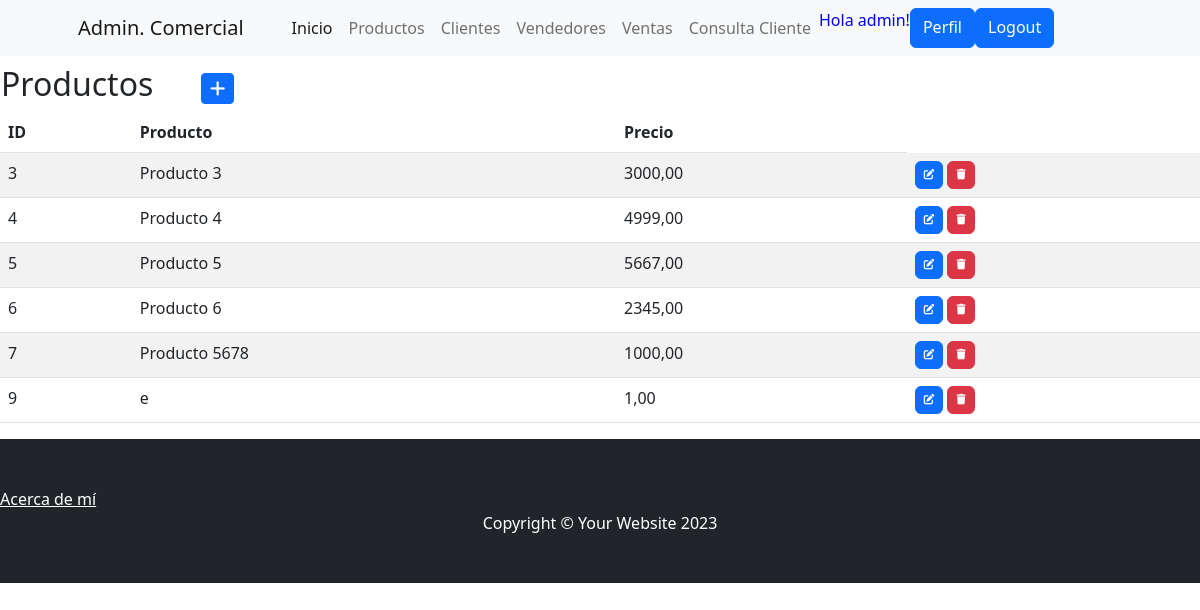
The app's page /producto/ (signed in) with its own data.
### app_ventas/models.py (models this page shows, shortened)
class Producto(models.Model):
     nombre = models.CharField(max_length=100, blank=False)
     precio = models.DecimalField(max_digits=10, decimal_places=2, blank=False)

### app_ventas/views.py (the view)
# urls.py: path('producto/', ProductoList.as_view(), name='productos'),
class ProductoList(LoginRequiredMixin, ListView):
    model = Producto

### app_ventas/templates/app_ventas/producto_list.html (shortened to what this page needs)
{% extends 'app_ventas/index.html' %}
{% load static %}
{% block contenido %}
<table>
    <tr>
        <td width="200"><h2>Productos</h2></td>
        <td>
            <a
            href="{% url 'create_producto' %}"
            class="btn btn-primary btn-sm"
            >
            </a>
        </td>
    </tr>
</table>
    <table class="table table-striped">
        <thead>
            <tr>
                <th>ID</th>
                <th>Producto</th>
                <th>Precio</th>
            </tr>
        </thead>
        <tbody>
    {% for producto in producto_list  %}
            <tr>
                <td>{{ producto.id }}</td>
                <td>{{ producto.nombre }}</td>
                <td>{{ producto.precio }}</td>
                <td>
                    <a
                      href="{% url 'update_producto' producto.id %}"
                      class="btn btn-primary"
                      style="--bs-btn-padding-y: .25rem; --bs-btn-padding-x: .5rem; --bs-btn-font-size: .75rem;"
                      >
                    </a>
                    <a
                      href="{% url 'delete_producto' producto.id %}"
                      class="btn btn-danger"
                      style="--bs-btn-padding-y: .25rem; --bs-btn-padding-x: .5rem; --bs-btn-font-size: .75rem;"
                      >
                    </a>
                  </td>
            </tr>
    {% endfor %}
        </tbody>
    </table>
{% endblock contenido %}

### app_ventas/templates/app_ventas/index.html (shortened to what this page needs)
<!DOCTYPE html>
<html lang="en">
    <head>
        {% load static %}
        <link href="{% static 'app_ventas/css/styles.css' %}" rel="stylesheet" />
        <link href="https://cdnjs.cloudflare.com/ajax/libs/SimpleLightbox/2.1.0/simpleLightbox.min.css" rel="stylesheet" />
        <link rel="stylesheet" href="https://cdnjs.cloudflare.com/ajax/libs/font-awesome/6.4.0/css/all.min.css">
    </head>
    <body>
        <nav class="navbar navbar-expand-lg navbar-light bg-light">
            <div class="container px-4 px-lg-5">
                <a class="navbar-brand" href="#!">Admin. Comercial</a>
                <div class="collapse navbar-collapse" id="navbarSupportedContent">
                    <ul class="navbar-nav me-auto mb-2 mb-lg-0 ms-lg-4">
                        <li class="nav-item"><a class="nav-link active" aria-current="page" href="{% url 'home' %}">Inicio</a></li>
                        {% if user.is_authenticated %}
                        <li class="nav-item"><a class="nav-link" href="{% url 'productos' %}">Productos</a></li>
                        <li class="nav-item"><a class="nav-link" href="{% url 'clientes' %}">Clientes</a></li>
                        <li class="nav-item"><a class="nav-link" href="{% url 'vendedores' %}"> Vendedores</a></li>
                        <li class="nav-item"><a class="nav-link" href="{% url 'ventas' %}"> Ventas</a></li>
                        <li class="nav-item"><a class="nav-link" href="{% url 'consultacliente' %}">Consulta Cliente</a></li>
                        <p style="color:blue">Hola {{user.username}}!</p>
                        <a class="btn btn-primary" href="{% url 'editar_perfil' %}">Perfil</a>
                        <a class="btn btn-primary" href="{% url 'logout' %}">Logout</a>
                    {% else %}
                        <a class="btn btn-success" href="{% url 'registro' %}">Sign up</a>
                        <a class="btn btn-primary" href="{% url 'login' %}">Login</a>
                    {% endif %}
                    </ul>
                </div>
            </div>
        </nav>
         {% block contenido %}
        {% endblock contenido %}
        <footer class="py-5 bg-dark">
            <a class="m-0 text-center text-white" href="{% url 'about_me' %}" >Acerca de mí</a>
            <div class="container"><p class="m-0 text-center text-white">Copyright &copy; Your Website 2023</p></div>
        </footer>
    </body>
</html>

### records on screen
Producto: id "3", nombre "Producto 3", precio "3000,00"
Producto: id "4", nombre "Producto 4", precio "4999,00"
Producto: id "5", nombre "Producto 5", precio "5667,00"
Producto: id "6", nombre "Producto 6", precio "2345,00"
Producto: id "7", nombre "Producto 5678", precio "1000,00"
Producto: id "9", nombre "e", precio "1,00"

### other values on screen
{{ user.username }} "admin"
